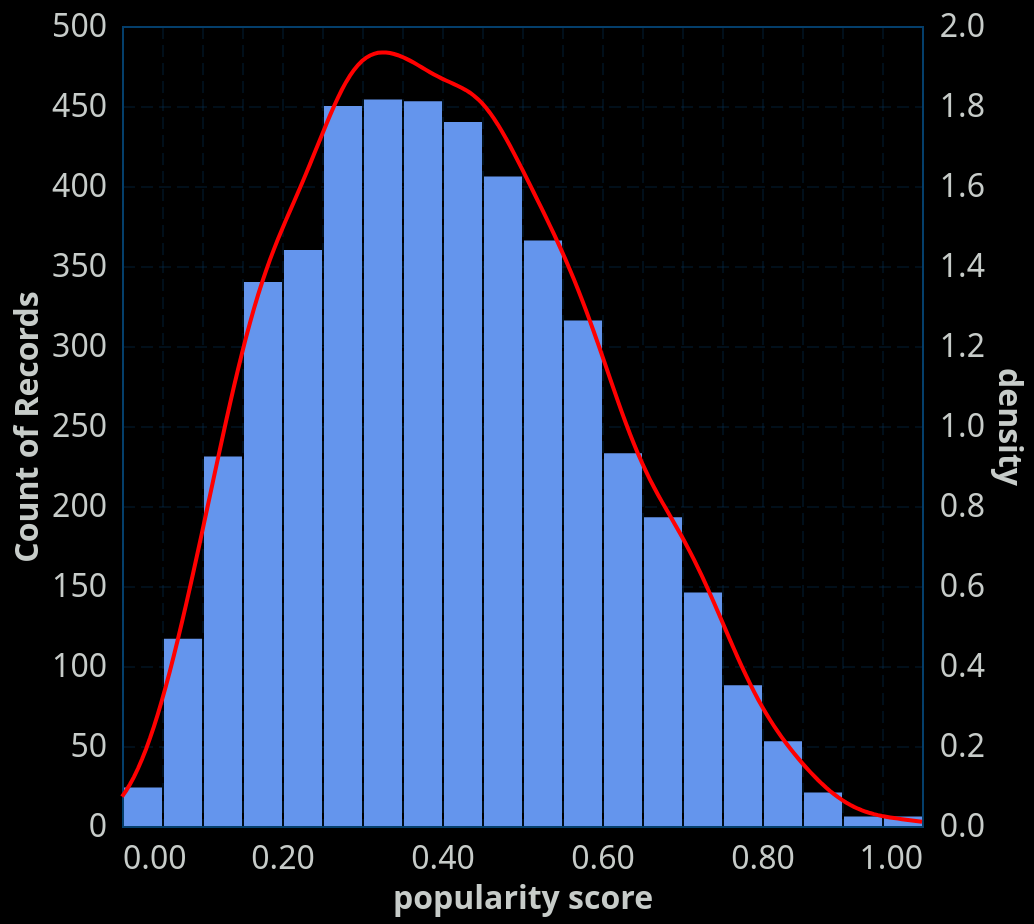

The specification (Vega-Lite) saved for this image:
### Vega-Lite specification from a JSON file in a GitHub repository (floating-point values rounded to 4 significant figures; data arrays with more than 128 entries replaced by an {"elided": "..."} marker saying what was removed)
{"config": {"view": {"continuousWidth": 400, "continuousHeight": 300, "stroke": "#043f6b", "strokeWidth": 1}, "background": "#000000", "mark": {"color": "#6495ED"}, "arc": {"fill": "#6495ED"}, "area": {"fill": "#6495ED", "line": true, "fillOpacity": 0.1}, "line": {"stroke": "#6495ED", "strokeWidth": 2}, "path": {"stroke": "#6495ED"}, "rect": {"fill": "#6495ED"}, "shape": {"stroke": "#6495ED"}, "symbol": {"fill": "#6495ED"}, "title": {"color": "#C7CCC9", "anchor": "start", "dy": -15, "fontSize": 16, "font": "IBM Plex Sans,system-ui,-apple-system,BlinkMacSystemFont,\".sfnstext-regular\",sans-serif", "fontWeight": 600}, "axisBand": {"grid": false}, "axis": {"labelColor": "#C7CCC9", "labelFontSize": 16, "labelFont": "IBM Plex Sans Condensed, system-ui, -apple-system, BlinkMacSystemFont, \".SFNSText-Regular\", sans-serif", "labelFontWeight": 400, "titleColor": "#C7CCC9", "titleFontWeight": 600, "titleFontSize": 16, "grid": true, "gridColor": "#043f6b", "labelAngle": 0, "domainColor": null, "tickColor": null, "labelPadding": 2, "tickSize": 6, "tickWidth": 0.5, "gridOpacity": 1, "gridZ": 1}, "axisX": {"gridDash": [6, 3], "gridWidth": 0.25, "gridColor": "#043f6b", "labelAngle": 0}, "axisY": {"gridDash": [6, 3], "gridWidth": 0.25, "gridColor": "#043f6b"}, "layer": {"grid": 1, "mark": 0}, "legend": {"labelFontSize": 11, "padding": 1, "symbolType": "square", "labelColor": "#C7CCC9", "titleColor": "#C7CCC9"}, "style": {"guide-label": {"font": "IBM Plex Sans,system-ui,-apple-system,BlinkMacSystemFont,\".sfnstext-regular\",sans-serif", "fill": "#C7CCC9", "fontWeight": 400}, "guide-title": {"font": "IBM Plex Sans,system-ui,-apple-system,BlinkMacSystemFont,\".sfnstext-regular\",sans-serif", "fill": "#C7CCC9", "fontWeight": 400}}, "range": {"category": ["#33a8c7ff", "#52e3e1ff", "#a0e426ff", "#fdf148ff", "#ffab00ff", "#f77976ff", "#f050aeff", "#d883ffff", "#9336fdff"]}}, "layer": [{"data": {"name": "data-385f87b5602607d457ab93dd234e48a0"}, "mark": {"type": "bar"}, "encoding": {"x": {"bin": {"maxbins": 30}, "field": "popularity_score", "title": "popularity score", "type": "quantitative"}, "y": {"aggregate": "count", "type": "quantitative"}}}, {"data": {"name": "data-385f87b5602607d457ab93dd234e48a0"}, "mark": {"type": "line", "color": "red"}, "encoding": {"x": {"field": "popularity_score", "type": "quantitative"}, "y": {"axis": {"labelPadding": 25}, "field": "density", "type": "quantitative"}}, "transform": [{"density": "popularity_score", "as": ["popularity_score", "density"]}]}], "height": 400, "resolve": {"scale": {"y": "independent"}}, "width": 400, "$schema": "https://vega.github.io/schema/vega-lite/v5.20.1.json", "datasets": {"data-385f87b5602607d457ab93dd234e48a0": {"elided": "4703 records"}}}
